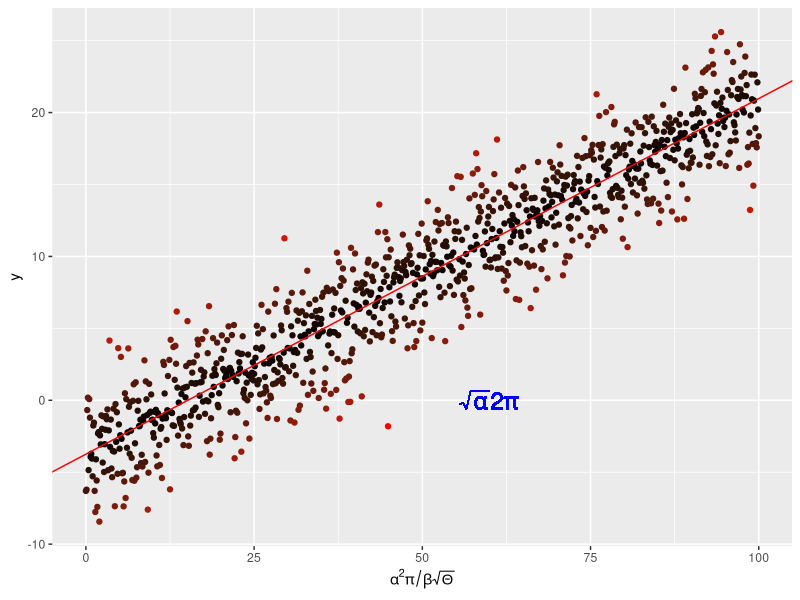

Write the R code that produced this figure.
library(ggplot2)
x <- seq(0, 100, by = 0.1)
y <- -4. + 0.25 * x +
  rnorm(length(x), mean = 0., sd = 2.5)

# and put them in a dataframe
my_data <- data.frame(x = x, y = y)

# perform a linear regression
my_lm <- summary(lm(y ~ x, data = my_data))

# plot the data
p <-  ggplot(my_data, aes(x = x, y = y,
                          colour = abs(my_lm$residual))
) +
  geom_point() +
  scale_colour_gradient(low = "black", high = "red") +
  theme(legend.position = "none") +
  scale_x_continuous(
    expression(alpha^2 * pi / beta * sqrt(Theta)))

# add the regression line
p <- p + geom_abline(
  intercept = my_lm$coefficients[1][1],
  slope = my_lm$coefficients[2][1],
  colour = "red")
# throw some math on the plot
p <- p + geom_text(aes(x = 60, y = 0,
                       label = "sqrt(alpha) * 2* pi"), 
                   parse = TRUE, size = 6, 
                   colour = "blue")
pdf("../Results/MyLinReg.pdf")
p
dev.off()
